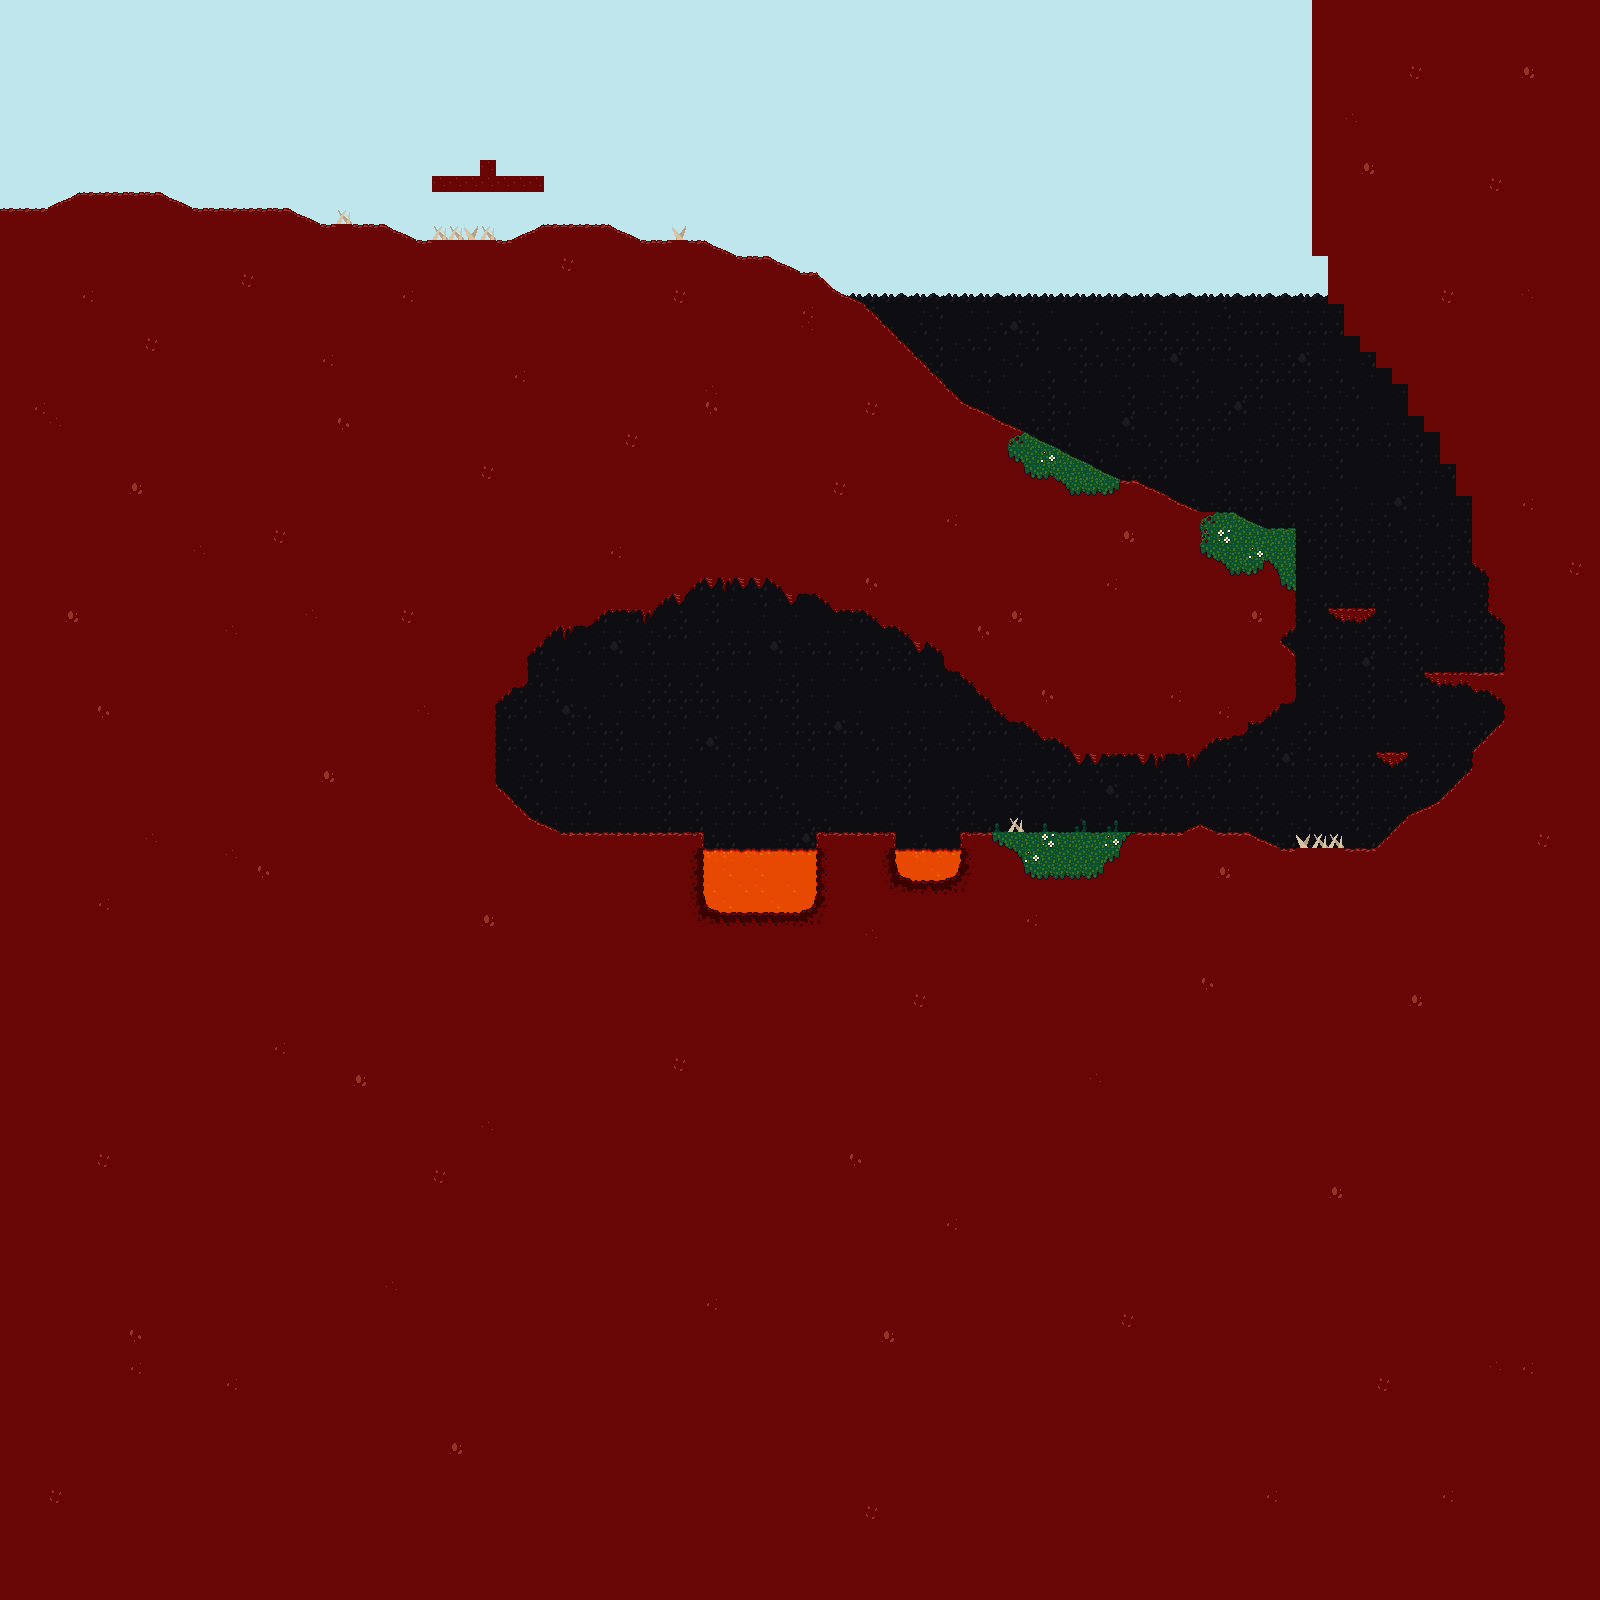

Rendered tile map (Tiled .tmx) drawn with the repository's tilesets; below, a short description and the map source with its tile grids summarised:
An orthogonal 100x100 tile map with 16x16 px tiles, 2 tile layers (Background, Foreground) and 8 objects (3x Energy, 2x EMT, 2x Crawler, Ship).

<map version="1.0" orientation="orthogonal" width="100" height="100" tilewidth="16" tileheight="16">
 <properties>
  <property name="camera_x" value="112" />
  <property name="camera_y" value="176" />
 </properties>
 <tileset firstgid="1" name="tileset" tilewidth="16" tileheight="16">
  <image source="../graphics/tileset.png" width="256" height="256" />
  <tile id="1">
   <properties>
    <property name="left_height" value="0" />
    <property name="right_height" value="8" />
    <property name="type" value="slope" />
   </properties>
  </tile>
  <tile id="2">
   <properties>
    <property name="left_height" value="8" />
    <property name="right_height" value="16" />
    <property name="type" value="slope" />
   </properties>
  </tile>
  <tile id="3">
   <properties>
    <property name="type" value="block" />
   </properties>
  </tile>
  <tile id="4">
   <properties>
    <property name="type" value="block" />
   </properties>
  </tile>
  <tile id="5">
   <properties>
    <property name="left_height" value="16" />
    <property name="right_height" value="8" />
    <property name="type" value="slope" />
   </properties>
  </tile>
  <tile id="6">
   <properties>
    <property name="left_height" value="8" />
    <property name="right_height" value="0" />
    <property name="type" value="slope" />
   </properties>
  </tile>
  <tile id="8">
   <properties>
    <property name="type" value="block" />
   </properties>
  </tile>
  <tile id="9">
   <properties>
    <property name="type" value="block" />
   </properties>
  </tile>
  <tile id="11">
   <properties>
    <property name="type" value="spike" />
   </properties>
  </tile>
  <tile id="12">
   <properties>
    <property name="type" value="spike" />
   </properties>
  </tile>
  <tile id="16">
   <properties>
    <property name="left_height" value="0" />
    <property name="right_height" value="16" />
    <property name="type" value="slope" />
   </properties>
  </tile>
  <tile id="17">
   <properties>
    <property name="type" value="block" />
   </properties>
  </tile>
  <tile id="18">
   <properties>
    <property name="type" value="block" />
   </properties>
  </tile>
  <tile id="19">
   <properties>
    <property name="type" value="block" />
   </properties>
  </tile>
  <tile id="20">
   <properties>
    <property name="type" value="block" />
   </properties>
  </tile>
  <tile id="21">
   <properties>
    <property name="type" value="block" />
   </properties>
  </tile>
  <tile id="22">
   <properties>
    <property name="type" value="block" />
   </properties>
  </tile>
  <tile id="23">
   <properties>
    <property name="left_height" value="16" />
    <property name="right_height" value="0" />
    <property name="type" value="slope" />
   </properties>
  </tile>
  <tile id="24">
   <properties>
    <property name="type" value="block" />
   </properties>
  </tile>
  <tile id="25">
   <properties>
    <property name="type" value="block" />
   </properties>
  </tile>
  <tile id="28">
   <properties>
    <property name="type" value="block" />
   </properties>
  </tile>
  <tile id="29">
   <properties>
    <property name="type" value="block" />
   </properties>
  </tile>
  <tile id="30">
   <properties>
    <property name="type" value="block" />
   </properties>
  </tile>
  <tile id="32">
   <properties>
    <property name="type" value="block" />
   </properties>
  </tile>
  <tile id="39">
   <properties>
    <property name="type" value="block" />
   </properties>
  </tile>
  <tile id="49">
   <properties>
    <property name="left_height" value="0" />
    <property name="right_height" value="8" />
    <property name="type" value="slope" />
   </properties>
  </tile>
  <tile id="50">
   <properties>
    <property name="left_height" value="8" />
    <property name="right_height" value="16" />
    <property name="type" value="slope" />
   </properties>
  </tile>
  <tile id="51">
   <properties>
    <property name="type" value="block" />
   </properties>
  </tile>
  <tile id="52">
   <properties>
    <property name="type" value="block" />
   </properties>
  </tile>
  <tile id="53">
   <properties>
    <property name="left_height" value="16" />
    <property name="right_height" value="8" />
    <property name="type" value="slope" />
   </properties>
  </tile>
  <tile id="54">
   <properties>
    <property name="left_height" value="8" />
    <property name="right_height" value="0" />
    <property name="type" value="slope" />
   </properties>
  </tile>
  <tile id="56">
   <properties>
    <property name="type" value="block" />
   </properties>
  </tile>
  <tile id="57">
   <properties>
    <property name="type" value="block" />
   </properties>
  </tile>
  <tile id="59">
   <properties>
    <property name="type" value="block" />
   </properties>
  </tile>
  <tile id="63">
   <properties>
    <property name="type" value="block" />
   </properties>
  </tile>
  <tile id="65">
   <properties>
    <property name="type" value="block" />
   </properties>
  </tile>
  <tile id="66">
   <properties>
    <property name="type" value="block" />
   </properties>
  </tile>
  <tile id="69">
   <properties>
    <property name="type" value="block" />
   </properties>
  </tile>
  <tile id="70">
   <properties>
    <property name="type" value="block" />
   </properties>
  </tile>
  <tile id="72">
   <properties>
    <property name="type" value="block" />
   </properties>
  </tile>
  <tile id="73">
   <properties>
    <property name="type" value="block" />
   </properties>
  </tile>
  <tile id="75">
   <properties>
    <property name="type" value="block" />
   </properties>
  </tile>
  <tile id="77">
   <properties>
    <property name="type" value="block" />
   </properties>
  </tile>
  <tile id="79">
   <properties>
    <property name="type" value="block" />
   </properties>
  </tile>
  <tile id="91">
   <properties>
    <property name="type" value="block" />
   </properties>
  </tile>
  <tile id="92">
   <properties>
    <property name="type" value="block" />
   </properties>
  </tile>
  <tile id="94">
   <properties>
    <property name="type" value="block" />
   </properties>
  </tile>
  <tile id="95">
   <properties>
    <property name="type" value="block" />
   </properties>
  </tile>
  <tile id="96">
   <properties>
    <property name="type" value="block" />
   </properties>
  </tile>
  <tile id="97">
   <properties>
    <property name="type" value="lava" />
   </properties>
  </tile>
  <tile id="98">
   <properties>
    <property name="type" value="lava" />
   </properties>
  </tile>
  <tile id="99">
   <properties>
    <property name="type" value="lava" />
   </properties>
  </tile>
  <tile id="100">
   <properties>
    <property name="type" value="lava" />
   </properties>
  </tile>
  <tile id="101">
   <properties>
    <property name="type" value="block" />
   </properties>
  </tile>
  <tile id="112">
   <properties>
    <property name="type" value="block" />
   </properties>
  </tile>
  <tile id="113">
   <properties>
    <property name="type" value="lava" />
   </properties>
  </tile>
  <tile id="114">
   <properties>
    <property name="type" value="lava" />
   </properties>
  </tile>
  <tile id="115">
   <properties>
    <property name="type" value="lava" />
   </properties>
  </tile>
  <tile id="116">
   <properties>
    <property name="type" value="lava" />
   </properties>
  </tile>
  <tile id="117">
   <properties>
    <property name="type" value="block" />
   </properties>
  </tile>
  <tile id="128">
   <properties>
    <property name="type" value="block" />
   </properties>
  </tile>
  <tile id="129">
   <properties>
    <property name="type" value="block" />
   </properties>
  </tile>
  <tile id="130">
   <properties>
    <property name="type" value="block" />
   </properties>
  </tile>
  <tile id="131">
   <properties>
    <property name="type" value="block" />
   </properties>
  </tile>
  <tile id="132">
   <properties>
    <property name="type" value="block" />
   </properties>
  </tile>
  <tile id="133">
   <properties>
    <property name="type" value="block" />
   </properties>
  </tile>
 </tileset>
 <layer name="Background" width="100" height="100">
  <properties>
   <property name="parallax" value="0.7" />
  </properties>
  <data>[10000 cells, 10000 non-empty, 7 distinct tile ids]</data>
 </layer>
 <layer name="Foreground" width="100" height="100">
  <data>[10000 cells, 7696 non-empty, 68 distinct tile ids]</data>
 </layer>
 <objectgroup name="Objects" width="100" height="100">
  <object type="Energy" gid="226" x="208" y="176" />
  <object type="Energy" gid="226" x="304" y="176" />
  <object type="Energy" gid="226" x="848" y="800" />
  <object name="ship" type="Ship" gid="225" x="112" y="192" />
  <object name="emt_1" type="EMT" gid="255" x="240" y="208" />
  <object name="emt_2" type="EMT" gid="255" x="624" y="832" />
  <object type="Crawler" gid="244" x="512" y="176" />
  <object type="Crawler" gid="244" x="448" y="176" />
 </objectgroup>
</map>
